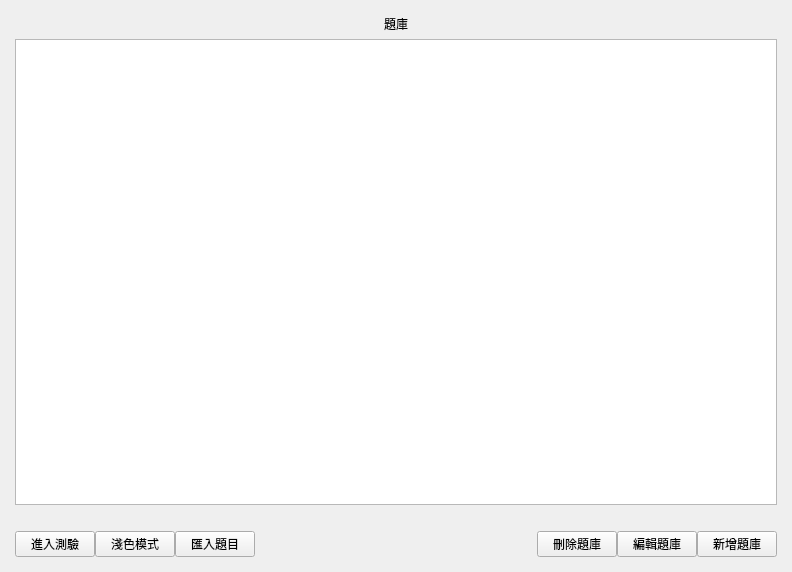
<?xml version="1.0" encoding="UTF-8"?>
<ui version="4.0">
 <class>Widget</class>
 <widget class="QWidget" name="Widget">
  <property name="geometry">
   <rect>
    <x>0</x>
    <y>0</y>
    <width>792</width>
    <height>572</height>
   </rect>
  </property>
  <property name="windowTitle">
   <string>Widget</string>
  </property>
  <property name="styleSheet">
   <string notr="true"/>
  </property>
  <layout class="QVBoxLayout" name="verticalLayout">
   <property name="leftMargin">
    <number>6</number>
   </property>
   <property name="topMargin">
    <number>6</number>
   </property>
   <property name="rightMargin">
    <number>6</number>
   </property>
   <property name="bottomMargin">
    <number>6</number>
   </property>
   <item>
    <layout class="QGridLayout" name="gridLayout">
     <item row="1" column="0">
      <widget class="QStackedWidget" name="stackedPages">
       <property name="currentIndex">
        <number>0</number>
       </property>
       <widget class="QWidget" name="homePage">
        <layout class="QVBoxLayout" name="verticalLayout_2">
         <item>
          <widget class="QLabel" name="appTitle">
           <property name="text">
            <string>題庫</string>
           </property>
           <property name="alignment">
            <set>Qt::AlignCenter</set>
           </property>
          </widget>
         </item>
         <item>
          <widget class="QListWidget" name="bankList">
           <property name="styleSheet">
            <string notr="true"/>
           </property>
           <property name="spacing">
            <number>0</number>
           </property>
          </widget>
         </item>
         <item>
          <widget class="QLabel" name="homeErrorMessage">
           <property name="text">
            <string/>
           </property>
           <property name="alignment">
            <set>Qt::AlignCenter</set>
           </property>
          </widget>
         </item>
         <item>
          <layout class="QHBoxLayout" name="horizontalLayout_8">
           <property name="spacing">
            <number>0</number>
           </property>
           <item>
            <widget class="QPushButton" name="enterExamButton">
             <property name="cursor">
              <cursorShape>PointingHandCursor</cursorShape>
             </property>
             <property name="styleSheet">
              <string notr="true"/>
             </property>
             <property name="text">
              <string>進入測驗</string>
             </property>
            </widget>
           </item>
           <item>
            <widget class="QPushButton" name="toggleModeButton">
             <property name="cursor">
              <cursorShape>PointingHandCursor</cursorShape>
             </property>
             <property name="text">
              <string>淺色模式</string>
             </property>
            </widget>
           </item>
           <item>
            <widget class="QPushButton" name="importBankButton">
             <property name="cursor">
              <cursorShape>PointingHandCursor</cursorShape>
             </property>
             <property name="text">
              <string>匯入題目</string>
             </property>
            </widget>
           </item>
           <item>
            <spacer name="horizontalSpacer">
             <property name="orientation">
              <enum>Qt::Horizontal</enum>
             </property>
             <property name="sizeHint" stdset="0">
              <size>
               <width>475</width>
               <height>20</height>
              </size>
             </property>
            </spacer>
           </item>
           <item>
            <widget class="QPushButton" name="deleteBankButton">
             <property name="cursor">
              <cursorShape>PointingHandCursor</cursorShape>
             </property>
             <property name="styleSheet">
              <string notr="true"/>
             </property>
             <property name="text">
              <string>刪除題庫</string>
             </property>
            </widget>
           </item>
           <item>
            <widget class="QPushButton" name="editBankButton">
             <property name="cursor">
              <cursorShape>PointingHandCursor</cursorShape>
             </property>
             <property name="text">
              <string>編輯題庫</string>
             </property>
            </widget>
           </item>
           <item>
            <widget class="QPushButton" name="addBankButton">
             <property name="cursor">
              <cursorShape>PointingHandCursor</cursorShape>
             </property>
             <property name="text">
              <string>新增題庫</string>
             </property>
            </widget>
           </item>
          </layout>
         </item>
        </layout>
       </widget>
       <widget class="QWidget" name="editBankPage">
        <layout class="QVBoxLayout" name="verticalLayout_3">
         <item>
          <layout class="QHBoxLayout" name="horizontalLayout_2">
           <item>
            <widget class="QLabel" name="label_8">
             <property name="text">
              <string>題庫名稱：</string>
             </property>
            </widget>
           </item>
           <item>
            <widget class="QLineEdit" name="bankName"/>
           </item>
           <item>
            <widget class="QPushButton" name="bankSaveButton">
             <property name="cursor">
              <cursorShape>PointingHandCursor</cursorShape>
             </property>
             <property name="text">
              <string>儲存</string>
             </property>
            </widget>
           </item>
          </layout>
         </item>
         <item>
          <widget class="QListWidget" name="questionList">
           <property name="font">
            <font>
             <pointsize>14</pointsize>
            </font>
           </property>
          </widget>
         </item>
         <item>
          <widget class="QLabel" name="editBankErrorMessage">
           <property name="text">
            <string/>
           </property>
           <property name="alignment">
            <set>Qt::AlignCenter</set>
           </property>
          </widget>
         </item>
         <item>
          <layout class="QHBoxLayout" name="horizontalLayout_3">
           <property name="spacing">
            <number>0</number>
           </property>
           <item>
            <widget class="QPushButton" name="homeButton">
             <property name="cursor">
              <cursorShape>PointingHandCursor</cursorShape>
             </property>
             <property name="text">
              <string>回首頁</string>
             </property>
            </widget>
           </item>
           <item>
            <spacer name="horizontalSpacer_2">
             <property name="orientation">
              <enum>Qt::Horizontal</enum>
             </property>
             <property name="sizeHint" stdset="0">
              <size>
               <width>40</width>
               <height>20</height>
              </size>
             </property>
            </spacer>
           </item>
           <item>
            <widget class="QPushButton" name="deleteQuestionButton">
             <property name="cursor">
              <cursorShape>PointingHandCursor</cursorShape>
             </property>
             <property name="styleSheet">
              <string notr="true"/>
             </property>
             <property name="text">
              <string>刪除題目</string>
             </property>
            </widget>
           </item>
           <item>
            <widget class="QPushButton" name="editQuestionButton">
             <property name="cursor">
              <cursorShape>PointingHandCursor</cursorShape>
             </property>
             <property name="text">
              <string>編輯題目</string>
             </property>
            </widget>
           </item>
           <item>
            <widget class="QPushButton" name="addQuestionButton">
             <property name="cursor">
              <cursorShape>PointingHandCursor</cursorShape>
             </property>
             <property name="text">
              <string>新增題目</string>
             </property>
            </widget>
           </item>
          </layout>
         </item>
        </layout>
       </widget>
       <widget class="QWidget" name="editQuestionPage">
        <layout class="QVBoxLayout" name="verticalLayout_5" stretch="0,0,0">
         <item>
          <layout class="QGridLayout" name="gridLayout_3" rowstretch="0,0,1">
           <item row="1" column="0">
            <widget class="QLabel" name="label_6">
             <property name="styleSheet">
              <string notr="true"/>
             </property>
             <property name="text">
              <string>題目敘述：</string>
             </property>
             <property name="alignment">
              <set>Qt::AlignLeading|Qt::AlignLeft|Qt::AlignTop</set>
             </property>
            </widget>
           </item>
           <item row="0" column="1">
            <widget class="QComboBox" name="questionType">
             <property name="cursor">
              <cursorShape>PointingHandCursor</cursorShape>
             </property>
            </widget>
           </item>
           <item row="1" column="1">
            <widget class="QPlainTextEdit" name="questionText">
             <property name="styleSheet">
              <string notr="true"/>
             </property>
            </widget>
           </item>
           <item row="0" column="0">
            <widget class="QLabel" name="label_5">
             <property name="text">
              <string>題目類型：</string>
             </property>
            </widget>
           </item>
           <item row="2" column="0">
            <widget class="QLabel" name="label_7">
             <property name="styleSheet">
              <string notr="true"/>
             </property>
             <property name="text">
              <string>題目答案：</string>
             </property>
             <property name="alignment">
              <set>Qt::AlignLeading|Qt::AlignLeft|Qt::AlignTop</set>
             </property>
            </widget>
           </item>
           <item row="2" column="1">
            <widget class="QStackedWidget" name="stackedAnswer">
             <property name="currentIndex">
              <number>0</number>
             </property>
             <widget class="QWidget" name="choice">
              <layout class="QVBoxLayout" name="verticalLayout_8">
               <property name="spacing">
                <number>0</number>
               </property>
               <property name="leftMargin">
                <number>0</number>
               </property>
               <property name="topMargin">
                <number>0</number>
               </property>
               <property name="rightMargin">
                <number>0</number>
               </property>
               <property name="bottomMargin">
                <number>0</number>
               </property>
               <item>
                <layout class="QHBoxLayout" name="horizontalLayout_10">
                 <item>
                  <widget class="QLineEdit" name="newOption"/>
                 </item>
                 <item>
                  <widget class="QPushButton" name="addOptionButton">
                   <property name="cursor">
                    <cursorShape>OpenHandCursor</cursorShape>
                   </property>
                   <property name="text">
                    <string>新增選項</string>
                   </property>
                  </widget>
                 </item>
                </layout>
               </item>
               <item>
                <layout class="QVBoxLayout" name="radioButtonGroup"/>
               </item>
               <item>
                <spacer name="verticalSpacer_5">
                 <property name="orientation">
                  <enum>Qt::Vertical</enum>
                 </property>
                 <property name="sizeHint" stdset="0">
                  <size>
                   <width>20</width>
                   <height>40</height>
                  </size>
                 </property>
                </spacer>
               </item>
              </layout>
             </widget>
             <widget class="QWidget" name="shortAnswer">
              <layout class="QVBoxLayout" name="verticalLayout_9">
               <property name="leftMargin">
                <number>0</number>
               </property>
               <property name="topMargin">
                <number>0</number>
               </property>
               <property name="rightMargin">
                <number>0</number>
               </property>
               <property name="bottomMargin">
                <number>0</number>
               </property>
               <item>
                <widget class="QPlainTextEdit" name="shortAnswerSheet">
                 <property name="placeholderText">
                  <string extracomment="hi"/>
                 </property>
                </widget>
               </item>
              </layout>
             </widget>
            </widget>
           </item>
          </layout>
         </item>
         <item>
          <widget class="QLabel" name="editQuestionErrorMessage">
           <property name="text">
            <string/>
           </property>
           <property name="alignment">
            <set>Qt::AlignCenter</set>
           </property>
          </widget>
         </item>
         <item>
          <layout class="QHBoxLayout" name="horizontalLayout_11">
           <item>
            <widget class="QPushButton" name="backButton">
             <property name="cursor">
              <cursorShape>PointingHandCursor</cursorShape>
             </property>
             <property name="text">
              <string>取消</string>
             </property>
            </widget>
           </item>
           <item>
            <spacer name="horizontalSpacer_4">
             <property name="orientation">
              <enum>Qt::Horizontal</enum>
             </property>
             <property name="sizeHint" stdset="0">
              <size>
               <width>40</width>
               <height>20</height>
              </size>
             </property>
            </spacer>
           </item>
           <item>
            <widget class="QPushButton" name="saveQuestionButton">
             <property name="cursor">
              <cursorShape>PointingHandCursor</cursorShape>
             </property>
             <property name="text">
              <string>儲存</string>
             </property>
            </widget>
           </item>
          </layout>
         </item>
        </layout>
       </widget>
       <widget class="QWidget" name="enterExamPage">
        <layout class="QVBoxLayout" name="verticalLayout_4">
         <item>
          <spacer name="verticalSpacer_2">
           <property name="orientation">
            <enum>Qt::Vertical</enum>
           </property>
           <property name="sizeHint" stdset="0">
            <size>
             <width>20</width>
             <height>40</height>
            </size>
           </property>
          </spacer>
         </item>
         <item>
          <layout class="QGridLayout" name="gridLayout_4" columnstretch="0,1">
           <property name="verticalSpacing">
            <number>25</number>
           </property>
           <item row="0" column="0">
            <widget class="QLabel" name="label_2">
             <property name="text">
              <string>題庫名稱：</string>
             </property>
            </widget>
           </item>
           <item row="0" column="1">
            <widget class="QLabel" name="bankName_2">
             <property name="text">
              <string/>
             </property>
            </widget>
           </item>
           <item row="2" column="1">
            <widget class="QSpinBox" name="examNum">
             <property name="value">
              <number>10</number>
             </property>
            </widget>
           </item>
           <item row="2" column="0">
            <widget class="QLabel" name="label">
             <property name="text">
              <string>測驗題數：</string>
             </property>
            </widget>
           </item>
           <item row="1" column="1">
            <widget class="QLabel" name="questionNum">
             <property name="text">
              <string/>
             </property>
            </widget>
           </item>
           <item row="1" column="0">
            <widget class="QLabel" name="label_3">
             <property name="text">
              <string>題庫題數：</string>
             </property>
            </widget>
           </item>
          </layout>
         </item>
         <item>
          <spacer name="verticalSpacer">
           <property name="orientation">
            <enum>Qt::Vertical</enum>
           </property>
           <property name="sizeHint" stdset="0">
            <size>
             <width>20</width>
             <height>40</height>
            </size>
           </property>
          </spacer>
         </item>
         <item>
          <layout class="QHBoxLayout" name="horizontalLayout_9">
           <item>
            <widget class="QPushButton" name="homeButton_2">
             <property name="cursor">
              <cursorShape>PointingHandCursor</cursorShape>
             </property>
             <property name="text">
              <string>回首頁</string>
             </property>
            </widget>
           </item>
           <item>
            <spacer name="horizontalSpacer_3">
             <property name="orientation">
              <enum>Qt::Horizontal</enum>
             </property>
             <property name="sizeHint" stdset="0">
              <size>
               <width>40</width>
               <height>20</height>
              </size>
             </property>
            </spacer>
           </item>
           <item>
            <widget class="QPushButton" name="beginExamButton">
             <property name="cursor">
              <cursorShape>PointingHandCursor</cursorShape>
             </property>
             <property name="text">
              <string>開始測驗</string>
             </property>
            </widget>
           </item>
          </layout>
         </item>
        </layout>
       </widget>
       <widget class="QWidget" name="examPage">
        <layout class="QVBoxLayout" name="verticalLayout_6">
         <item>
          <layout class="QGridLayout" name="gridLayout_6" rowstretch="0,1,0">
           <item row="2" column="1">
            <widget class="QStackedWidget" name="stackedExamAnswer">
             <property name="currentIndex">
              <number>1</number>
             </property>
             <widget class="QWidget" name="examShortAnswer">
              <layout class="QVBoxLayout" name="verticalLayout_19">
               <property name="leftMargin">
                <number>0</number>
               </property>
               <property name="topMargin">
                <number>0</number>
               </property>
               <property name="rightMargin">
                <number>0</number>
               </property>
               <property name="bottomMargin">
                <number>0</number>
               </property>
               <item>
                <widget class="QPlainTextEdit" name="examShortAnswerSheet"/>
               </item>
              </layout>
             </widget>
             <widget class="QWidget" name="examChoice">
              <layout class="QVBoxLayout" name="verticalLayout_16">
               <property name="leftMargin">
                <number>0</number>
               </property>
               <property name="topMargin">
                <number>0</number>
               </property>
               <property name="rightMargin">
                <number>0</number>
               </property>
               <property name="bottomMargin">
                <number>0</number>
               </property>
               <item>
                <layout class="QVBoxLayout" name="examRadioButtonGroup"/>
               </item>
               <item>
                <spacer name="verticalSpacer_6">
                 <property name="orientation">
                  <enum>Qt::Vertical</enum>
                 </property>
                 <property name="sizeHint" stdset="0">
                  <size>
                   <width>20</width>
                   <height>40</height>
                  </size>
                 </property>
                </spacer>
               </item>
              </layout>
             </widget>
            </widget>
           </item>
           <item row="0" column="0">
            <widget class="QLabel" name="label_11">
             <property name="text">
              <string>題目類型：</string>
             </property>
            </widget>
           </item>
           <item row="1" column="0">
            <widget class="QLabel" name="label_9">
             <property name="text">
              <string>題目敘述：</string>
             </property>
             <property name="alignment">
              <set>Qt::AlignLeading|Qt::AlignLeft|Qt::AlignTop</set>
             </property>
            </widget>
           </item>
           <item row="0" column="1">
            <widget class="QLabel" name="examQuestionType">
             <property name="text">
              <string/>
             </property>
            </widget>
           </item>
           <item row="2" column="0">
            <widget class="QLabel" name="label_10">
             <property name="text">
              <string>作答：</string>
             </property>
             <property name="alignment">
              <set>Qt::AlignLeading|Qt::AlignLeft|Qt::AlignTop</set>
             </property>
            </widget>
           </item>
           <item row="1" column="1">
            <widget class="QLabel" name="examQuestionText">
             <property name="baseSize">
              <size>
               <width>0</width>
               <height>0</height>
              </size>
             </property>
             <property name="text">
              <string/>
             </property>
             <property name="alignment">
              <set>Qt::AlignLeading|Qt::AlignLeft|Qt::AlignTop</set>
             </property>
             <property name="wordWrap">
              <bool>true</bool>
             </property>
            </widget>
           </item>
          </layout>
         </item>
         <item>
          <widget class="QLabel" name="examMessage">
           <property name="text">
            <string/>
           </property>
           <property name="alignment">
            <set>Qt::AlignCenter</set>
           </property>
          </widget>
         </item>
         <item>
          <layout class="QHBoxLayout" name="horizontalLayout_13">
           <item>
            <widget class="QPushButton" name="exitExamButton">
             <property name="cursor">
              <cursorShape>PointingHandCursor</cursorShape>
             </property>
             <property name="text">
              <string>離開</string>
             </property>
            </widget>
           </item>
           <item>
            <widget class="QPushButton" name="showAnswerButton">
             <property name="cursor">
              <cursorShape>PointingHandCursor</cursorShape>
             </property>
             <property name="toolTip">
              <string>查看答案是否正確，但不顯示正確答案！</string>
             </property>
             <property name="text">
              <string>檢查答案</string>
             </property>
            </widget>
           </item>
           <item>
            <spacer name="horizontalSpacer_5">
             <property name="orientation">
              <enum>Qt::Horizontal</enum>
             </property>
             <property name="sizeHint" stdset="0">
              <size>
               <width>40</width>
               <height>20</height>
              </size>
             </property>
            </spacer>
           </item>
           <item>
            <widget class="QLabel" name="currentNum">
             <property name="text">
              <string>0</string>
             </property>
            </widget>
           </item>
           <item>
            <spacer name="horizontalSpacer_6">
             <property name="orientation">
              <enum>Qt::Horizontal</enum>
             </property>
             <property name="sizeHint" stdset="0">
              <size>
               <width>40</width>
               <height>20</height>
              </size>
             </property>
            </spacer>
           </item>
           <item>
            <widget class="QPushButton" name="checkAnswerButton">
             <property name="cursor">
              <cursorShape>PointingHandCursor</cursorShape>
             </property>
             <property name="text">
              <string>提交</string>
             </property>
            </widget>
           </item>
           <item>
            <widget class="QPushButton" name="nextQuestionButton">
             <property name="cursor">
              <cursorShape>PointingHandCursor</cursorShape>
             </property>
             <property name="text">
              <string>下一題</string>
             </property>
            </widget>
           </item>
          </layout>
         </item>
        </layout>
       </widget>
       <widget class="QWidget" name="resultPage">
        <layout class="QVBoxLayout" name="verticalLayout_7" stretch="0,0,0,0">
         <item>
          <spacer name="verticalSpacer_3">
           <property name="orientation">
            <enum>Qt::Vertical</enum>
           </property>
           <property name="sizeHint" stdset="0">
            <size>
             <width>20</width>
             <height>40</height>
            </size>
           </property>
          </spacer>
         </item>
         <item>
          <layout class="QGridLayout" name="gridLayout_2" columnstretch="0,1">
           <property name="verticalSpacing">
            <number>25</number>
           </property>
           <item row="1" column="1">
            <widget class="QLabel" name="questionWrongNum">
             <property name="text">
              <string/>
             </property>
            </widget>
           </item>
           <item row="0" column="0">
            <widget class="QLabel" name="label_4">
             <property name="text">
              <string>答對題數：</string>
             </property>
            </widget>
           </item>
           <item row="1" column="0">
            <widget class="QLabel" name="label_12">
             <property name="text">
              <string>答錯題數：</string>
             </property>
            </widget>
           </item>
           <item row="0" column="1">
            <widget class="QLabel" name="questionRightNum">
             <property name="text">
              <string/>
             </property>
            </widget>
           </item>
           <item row="2" column="0">
            <widget class="QLabel" name="label_14">
             <property name="text">
              <string>檢查答案次數：</string>
             </property>
            </widget>
           </item>
           <item row="2" column="1">
            <widget class="QLabel" name="questionShowNum">
             <property name="text">
              <string/>
             </property>
            </widget>
           </item>
          </layout>
         </item>
         <item>
          <spacer name="verticalSpacer_4">
           <property name="orientation">
            <enum>Qt::Vertical</enum>
           </property>
           <property name="sizeHint" stdset="0">
            <size>
             <width>20</width>
             <height>40</height>
            </size>
           </property>
          </spacer>
         </item>
         <item>
          <layout class="QHBoxLayout" name="horizontalLayout_4">
           <item>
            <spacer name="horizontalSpacer_7">
             <property name="orientation">
              <enum>Qt::Horizontal</enum>
             </property>
             <property name="sizeHint" stdset="0">
              <size>
               <width>40</width>
               <height>20</height>
              </size>
             </property>
            </spacer>
           </item>
           <item>
            <widget class="QPushButton" name="homeButton_4">
             <property name="cursor">
              <cursorShape>PointingHandCursor</cursorShape>
             </property>
             <property name="text">
              <string>回首頁</string>
             </property>
            </widget>
           </item>
           <item>
            <widget class="QPushButton" name="testAgainButton">
             <property name="cursor">
              <cursorShape>PointingHandCursor</cursorShape>
             </property>
             <property name="text">
              <string>再次測驗</string>
             </property>
            </widget>
           </item>
          </layout>
         </item>
        </layout>
       </widget>
      </widget>
     </item>
    </layout>
   </item>
  </layout>
 </widget>
 <resources/>
 <connections/>
</ui>
